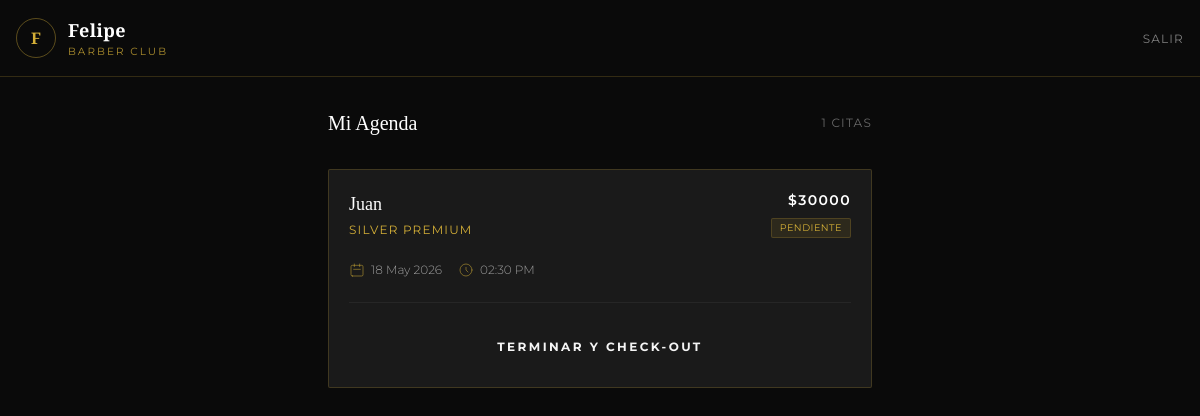
The page /barbero/dashboard/ (signed in) on the database its author committed.
### apps/barbers/models.py (models this page shows, shortened)
class Barber(models.Model):
    user = models.OneToOneField(
        User, on_delete=models.CASCADE, related_name='barber_profile'
    )
    barbershop = models.ForeignKey(
        Barbershop, on_delete=models.CASCADE, related_name='barbers'
    )
    display_name = models.CharField(max_length=100)
    specialties = models.ManyToManyField(Service, blank=True, related_name='specialist_barbers')
    avatar = models.ImageField(upload_to='barbers/', null=True, blank=True)
    phone = models.CharField(max_length=20, blank=True)
    bio = models.TextField(blank=True)
    is_available = models.BooleanField(default=True)
    schedule = models.JSONField(default=dict, blank=True)
    color_tag = models.CharField(
        max_length=7, default='#D4AF37',
        help_text='Color hexadecimal para el calendario'
    )
    total_cuts = models.IntegerField(default=0)
    rating = models.DecimalField(max_digits=2, decimal_places=1, default=5.0)
    display_order = models.IntegerField(default=0, help_text='Orden de aparición en la web pública')
    commission_percentage = models.DecimalField(
        max_digits=5, decimal_places=2, default=40.0,
        help_text='Porcentaje de comisión estándar (0-100)'
    )
    created_at = models.DateTimeField(auto_now_add=True)
    class Meta:
        verbose_name = 'Barbero'
        verbose_name_plural = 'Barberos'

### apps/bookings/models.py (models this page shows, shortened)
class Booking(models.Model):
    STATUS_CHOICES = [
        ('pending', 'Pendiente'),
        ('confirmed', 'Confirmado'),
        ('completed', 'Completado'),
        ('cancelled', 'Cancelado'),
    ]
    client_name = models.CharField(max_length=150)
    client_phone = models.CharField(max_length=20, blank=True)
    client_email = models.EmailField(blank=True)
    is_walk_in = models.BooleanField(default=False,
        help_text='Cliente presencial sin reserva previa (ej. Cliente General)')
    privacy_accepted = models.BooleanField(default=False,
        help_text='Aceptación obligatoria de políticas de privacidad y tratamiento de datos')
    barber = models.ForeignKey(
        Barber, on_delete=models.SET_NULL,
        null=True, blank=True, related_name='bookings',
        help_text='Puede quedar vacío inicialmente si eligen "Cualquier barbero"'
    )
    service = models.ForeignKey(
        Service, on_delete=models.SET_NULL,
        null=True, related_name='bookings'
    )
    date = models.DateField()
    time = models.TimeField()
    duration_minutes = models.IntegerField(default=60)
    status = models.CharField(
        max_length=20, choices=STATUS_CHOICES, default='pending'
    )
    notes = models.TextField(blank=True)
    price = models.DecimalField(max_digits=10, decimal_places=0)
    manual_labor_cost = models.DecimalField(max_digits=10, decimal_places=0, null=True, blank=True)
    manual_materials_cost = models.DecimalField(max_digits=10, decimal_places=0, null=True, blank=True)
    survey_sent = models.BooleanField(default=False)
    reminder_sent = models.BooleanField(default=False)
    created_at = models.DateTimeField(auto_now_add=True)
    updated_at = models.DateTimeField(auto_now=True)
    completed_at = models.DateTimeField(null=True, blank=True)
    class Meta:
        verbose_name = 'Reserva'
        verbose_name_plural = 'Reservas'
        ordering = ['-date', '-time']
        constraints = [
            models.UniqueConstraint(
                fields=['barber', 'date', 'time'],
                condition=models.Q(status__in=['pending', 'confirmed']),
                name='unique_active_booking_barber_date_time',
            ),
        ]

### apps/services/models.py (models this page shows, shortened)
class Service(models.Model):
    CATEGORY_CHOICES = [
        ('individual', 'Servicio Individual'),
        ('silver', 'Membresía Silver'),
        ('gold', 'Membresía Gold'),
        ('diamond', 'Membresía Diamond'),
        ('vip', 'VIP / Exclusivo Frank'),
    ]
    name = models.CharField(max_length=200)
    slug = models.SlugField(max_length=100, unique=True)
    description = models.TextField(blank=True)
    category = models.CharField(max_length=20, choices=CATEGORY_CHOICES, default='individual')
    price = models.DecimalField(max_digits=10, decimal_places=0)
    duration_minutes = models.IntegerField(default=60)
    features = models.JSONField(default=list, blank=True)
    includes_beverage = models.BooleanField(default=False,
        help_text='Si activa, descuenta automáticamente bebida del inventario al confirmar venta.')
    is_active = models.BooleanField(default=True)
    is_popular = models.BooleanField(default=False)
    display_order = models.IntegerField(default=0)
    exclusive_barber = models.ForeignKey(
        'barbers.Barber',
        null=True, blank=True,
        on_delete=models.SET_NULL,
        related_name='exclusive_services',
        help_text='Dejar vacío para servicio disponible para todos los barberos.'
    )
    created_at = models.DateTimeField(auto_now_add=True)
    class Meta:
        verbose_name = 'Servicio'
        verbose_name_plural = 'Servicios'
        ordering = ['display_order', 'name']

### apps/barbers/views.py (the view)
@login_required
def dashboard_barbero(request):
    try:
        barbero = request.user.barber_profile
    except Barber.DoesNotExist:
        return render(request, 'barberos/dashboard.html', {
            'error_perfil': True
        })
    citas = Booking.objects.filter(
        barber=barbero,
        status__in=['pending', 'confirmed']
    ).order_by('date', 'time')
    return render(request, 'barberos/dashboard.html', {
        'barbero': barbero,
        'citas': citas,
    })

### templates/barberos/dashboard.html (shortened to what this page needs)
{% load static %}
<!DOCTYPE html>
<html lang="es">
<head>
  <script src="https://cdn.tailwindcss.com"></script>
</head>
<body class="bg-jet text-smoke font-sans antialiased min-h-screen">
  <nav class="sticky top-0 z-40 bg-jet border-b border-gold/20 flex items-center justify-between px-4 py-4">
    <div class="flex items-center gap-3">
      <div class="w-10 h-10 rounded-full border border-gold/40 flex items-center justify-center overflow-hidden">
        {% if barbero.avatar %}
          <img src="{{ barbero.avatar.url }}" alt="{{ barbero.display_name }}" class="w-full h-full object-cover">
        {% else %}
          <span class="text-gold font-serif font-bold">{{ barbero.display_name|make_list|first|upper }}</span>
        {% endif %}
      </div>
      <div>
        <h1 class="text-lg font-serif font-bold text-white tracking-wide">{{ barbero.display_name }}</h1>
        <p class="text-[0.65rem] tracking-[0.2em] uppercase text-gold/80">Barber Club</p>
      </div>
    </div>
    <form method="post" action="{% url 'barbero_logout' %}" class="inline">
      <button type="submit" class="text-xs uppercase tracking-widest text-smoke/50 hover:text-gold transition-colors">
        Salir
      </button>
    </form>
  </nav>
  <main class="max-w-xl mx-auto px-4 py-8">
    <div class="flex items-center justify-between mb-8">
      <h2 class="text-xl font-serif text-white">Mi Agenda</h2>
      <span class="text-xs tracking-widest uppercase text-smoke/40">{{ citas|length }} citas</span>
    </div>
    {% if error_perfil %}
      <div class="bg-red-500/10 border border-red-500/50 p-6 rounded-sm text-center">
        <p class="text-sm text-red-200">El usuario actual no tiene un perfil de barbero asociado. Contacta al administrador.</p>
      </div>
    {% else %}
      {% if not citas %}
        <div class="border border-white/5 bg-jet-card rounded-sm p-12 text-center mt-12">
          <svg class="w-16 h-16 mx-auto text-gold/20 mb-4" fill="none" stroke="currentColor" viewBox="0 0 24 24">
            <path stroke-linecap="round" stroke-linejoin="round" stroke-width="1" d="M8 7V3m8 4V3m-9 8h10M5 21h14a2 2 0 002-2V7a2 2 0 00-2-2H5a2 2 0 00-2 2v12a2 2 0 002 2z"></path>
          </svg>
          <h3 class="text-lg font-serif text-white mb-2">Agenda Libre</h3>
          <p class="text-sm text-smoke/50 tracking-wide font-light">No tienes cortes pendientes por el momento.</p>
        </div>
      {% else %}
        <div class="space-y-4">
          {% for cita in citas %}
            <div class="card-cita border border-gold/20 bg-jet-lighter p-5 rounded-sm flex flex-col gap-4 relative overflow-hidden transition-all"
                 id="card-{{ cita.id }}"
                 data-id="{{ cita.id }}"
                 data-cliente="{{ cita.client_name }}"
                 data-barbero="{{ barbero.display_name }}"
                 data-servicio="{% if cita.service %}{{ cita.service.name }}{% else %}Servicio general{% endif %}"
                 data-precio="{{ cita.price|floatformat:0 }}">
              <div class="flex justify-between items-start">
                <div>
                  <h3 class="font-serif font-medium text-lg text-white mb-1">{{ cita.client_name }}</h3>
                  <p class="text-xs uppercase tracking-widest text-gold">{% if cita.service %}{{ cita.service.name }}{% else %}Corte general{% endif %}</p>
                </div>
                <div class="text-right">
                  <div class="text-sm font-semibold text-white tracking-widest mb-1">${{ cita.price|floatformat:0 }}</div>
                  <div class="text-[0.6rem] uppercase tracking-wider px-2 py-0.5 rounded-sm {% if cita.status == 'confirmed' %}bg-green-500/10 text-green-400 border border-green-500/20{% else %}bg-gold/10 text-gold border border-gold/20{% endif %} inline-block">
                    {{ cita.get_status_display }}
                  </div>
                </div>
              </div>
              <div class="flex flex-wrap items-center gap-4 text-xs font-light text-smoke/60 mt-2">
                <div class="flex items-center gap-1.5">
                  <svg class="w-4 h-4 text-gold/50" fill="none" stroke="currentColor" viewBox="0 0 24 24"><path stroke-linecap="round" stroke-linejoin="round" stroke-width="1.5" d="M8 7V3m8 4V3m-9 8h10M5 21h14a2 2 0 002-2V7a2 2 0 00-2-2H5a2 2 0 00-2 2v12a2 2 0 002 2z"></path></svg>
                  <span>{{ cita.date|date:"d M Y" }}</span>
                </div>
                <div class="flex items-center gap-1.5">
                  <svg class="w-4 h-4 text-gold/50" fill="none" stroke="currentColor" viewBox="0 0 24 24"><path stroke-linecap="round" stroke-linejoin="round" stroke-width="1.5" d="M12 8v4l3 3m6-3a9 9 0 11-18 0 9 9 0 0118 0z"></path></svg>
                  <span>{{ cita.time|time:"h:i A" }}</span>
                </div>
              </div>
              <div class="h-[1px] w-full bg-white/5 my-2"></div>
              <button class="btn-finalizar btn-gold w-full py-3 text-xs tracking-[0.2em] font-bold uppercase rounded-sm"
                      data-id="{{ cita.id }}">
                 Terminar y Check-out
              </button>
            </div>
          {% endfor %}
        </div>
      {% endif %}
    {% endif %}
  </main>
</body>
</html>

### templates/barberos/dashboard.html (style rules this page uses)
.btn-gold { background: linear-gradient(135deg, theme('colors.gold.light') 0%, theme('colors.gold.DEFAULT') 50%, theme('colors.gold.dark') 100%); color: theme('colors.jet.DEFAULT'); transition: all 0.3s ease; }

### rows shown on the page
Barber: display_name|make_list "F", display_name "Felipe"
Booking: client_name "Juan", service.name "SILVER PREMIUM", price "30000", status "PENDIENTE", date "18 May 2026", time "02:30 PM"

### other values the page prints
{{ citas|length }} "1"
